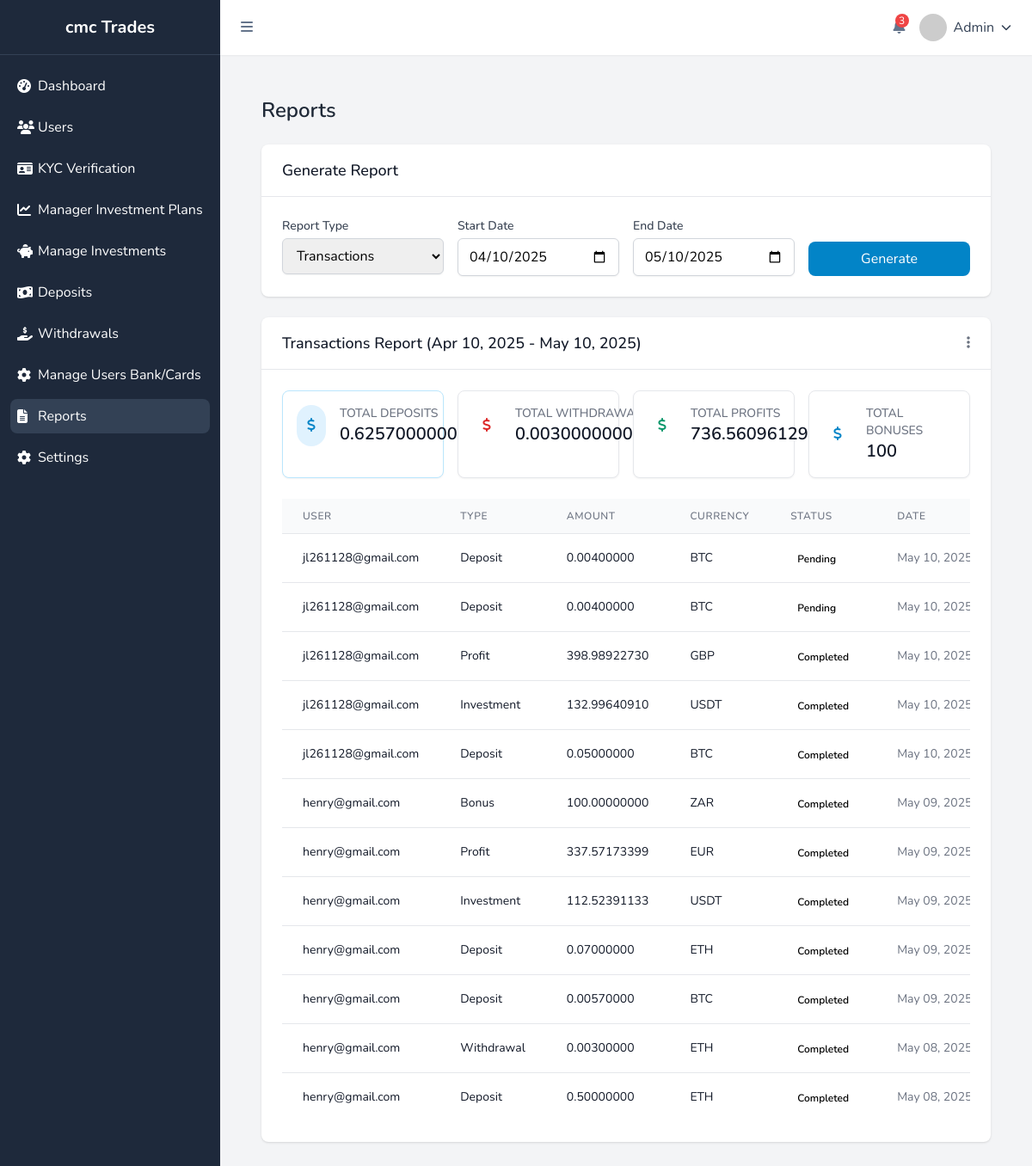
The page /admin-panel/reports/ (signed in) on the database as committed earlier.
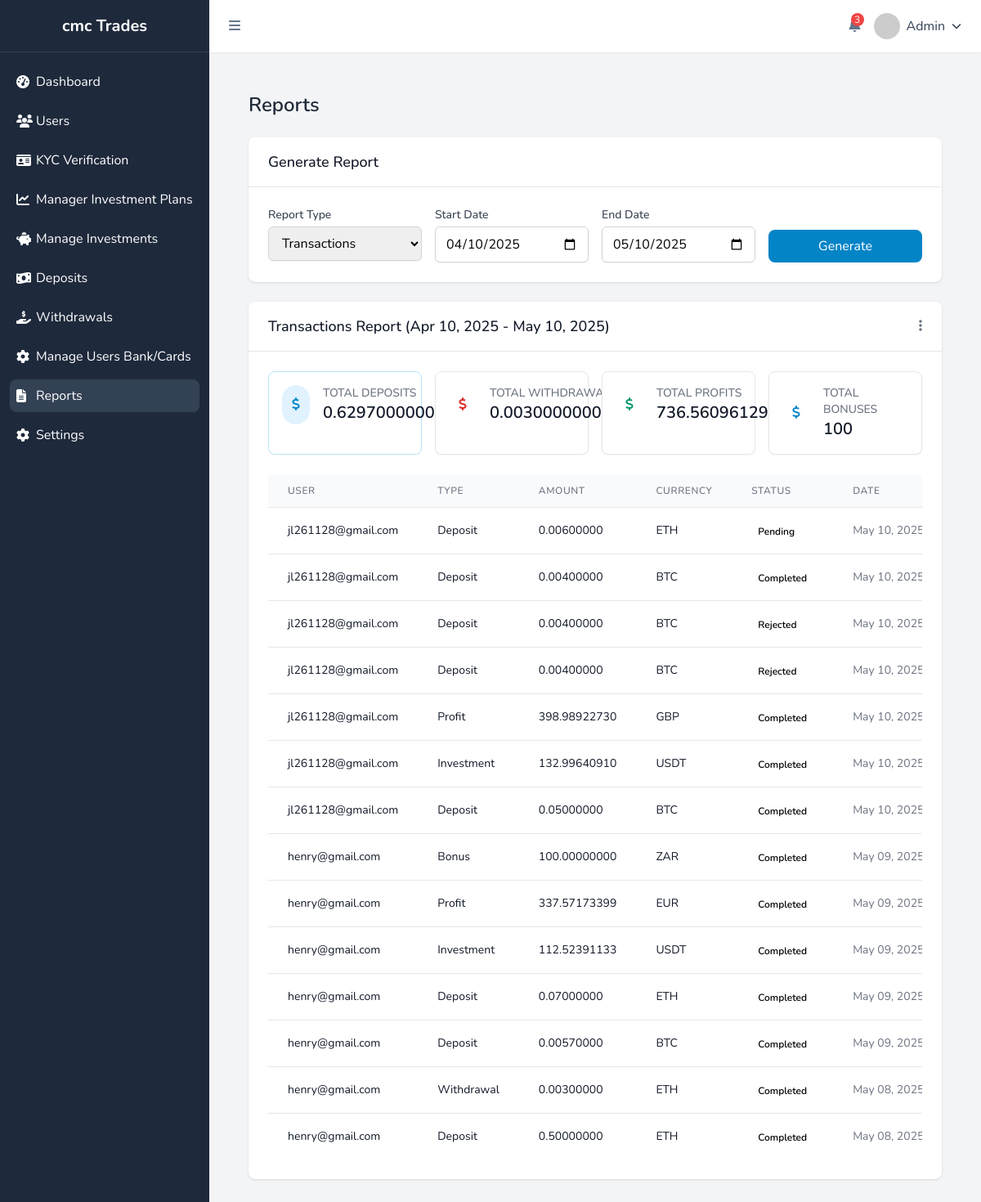
The same page on the database as committed later.
### transactions/models.py (models this page shows, shortened)
class Transaction(models.Model):
    TRANSACTION_TYPE_CHOICES = (
        ('deposit', 'Deposit'),
        ('withdrawal', 'Withdrawal'),
        ('profit', 'Profit'),
        ('bonus', 'Bonus'),
        ('investment', 'Investment'),
    )
    STATUS_CHOICES = (
        ('pending', 'Pending'),
        ('completed', 'Completed'),
        ('rejected', 'Rejected'),
    )
    CRYPTO_TYPE_CHOICES = (
        ('BTC', 'Bitcoin'),
        ('ETH', 'Ethereum'),
        ('USDT', 'Tether'),
        ('', 'None'),
    )
    user = models.ForeignKey('accounts.User', on_delete=models.CASCADE, related_name='transactions')
    transaction_type = models.CharField(max_length=20, choices=TRANSACTION_TYPE_CHOICES)
    amount = models.DecimalField(max_digits=15, decimal_places=8)
    currency = models.CharField(max_length=10)
    crypto_type = models.CharField(max_length=10, choices=CRYPTO_TYPE_CHOICES, blank=True, null=True)
    status = models.CharField(max_length=20, choices=STATUS_CHOICES, default='pending')
    screenshot = models.ImageField(upload_to='screenshots/', blank=True, null=True)
    withdrawal_details = models.TextField(blank=True, null=True)
    created_at = models.DateTimeField(auto_now_add=True)
    updated_at = models.DateTimeField(auto_now=True)

### accounts/models.py (models this page shows, shortened)
class User(AbstractUser):
    username = None
    email = models.EmailField('email address', unique=True)
    USERNAME_FIELD = 'email'
    REQUIRED_FIELDS = []
    objects = UserManager()

### admin_panel/views.py (the view, shortened to what this page needs)
# urls.py: path('reports/', views.reports, name='reports'),
@login_required
@user_passes_test(is_admin)
def reports(request):
    report_type = request.GET.get('type', 'transactions')
    start_date_str = request.GET.get('start_date')
    end_date_str = request.GET.get('end_date')
    today = timezone.now().date()
    if start_date_str:
        try:
            start_date = datetime.strptime(start_date_str, '%Y-%m-%d').date()
        except ValueError:
            start_date = today - timedelta(days=30)
    else:
        start_date = today - timedelta(days=30)
    if end_date_str:
        try:
            end_date = datetime.strptime(end_date_str, '%Y-%m-%d').date()
        except ValueError:
            end_date = today
    else:
        end_date = today
    if report_type == 'transactions':
        transactions = Transaction.objects.filter(
            created_at__date__gte=start_date,
            created_at__date__lte=end_date
        ).order_by('-created_at')
        deposits = transactions.filter(transaction_type='deposit', status='completed').aggregate(Sum('amount'))['amount__sum'] or 0
        withdrawals = transactions.filter(transaction_type='withdrawal', status='completed').aggregate(Sum('amount'))['amount__sum'] or 0
        profits = transactions.filter(transaction_type='profit', status='completed').aggregate(Sum('amount'))['amount__sum'] or 0
        bonuses = transactions.filter(transaction_type='bonus', status='completed').aggregate(Sum('amount'))['amount__sum'] or 0
        context = {
            'report_type': report_type,
            'start_date': start_date,
            'end_date': end_date,
            'transactions': transactions,
            'deposits': deposits,
            'withdrawals': withdrawals,
            'profits': profits,
            'bonuses': bonuses
        }
    else:
        context = {
            'report_type': 'invalid',
            'start_date': start_date,
            'end_date': end_date
        }
    return render(request, 'admin_panel/reports.html', context)

### admin_panel/context_processors.py (called while the page is built)
def system_settings(request):
    return {
        'system_settings': get_system_settings()
    }

### admin_panel/models.py (called while the page is built)
    @classmethod
    def get_settings(cls):
        settings, created = cls.objects.get_or_create(pk=1)
        return settings

### admin_panel/utils.py (called while the page is built)
def get_system_settings(refresh=False):
    if not refresh:
        cached_settings = cache.get(SETTINGS_CACHE_KEY)
        if cached_settings:
            return cached_settings
    try:
        settings_obj = SystemSettings.get_settings()
        settings_dict = {}
        for field in settings_obj._meta.fields:
            field_name = field.name
            if field_name not in ['id', 'created_at', 'updated_at']:
                settings_dict[field_name] = getattr(settings_obj, field_name)
        cache.set(SETTINGS_CACHE_KEY, settings_dict, SETTINGS_CACHE_TIMEOUT)
        return settings_dict
    except Exception as e:
        logger.error(f"Error retrieving system settings: {str(e)}")
        return {}

### admin_panel/views.py (called while the page is built)
def is_admin(user):
    return user.is_staff

### notifications/utils.py (called while the page is built)
def get_unread_notifications_count(user):
    return Notification.objects.filter(user=user, is_read=False).count()

### wallet/context_processors.py (called while the page is built)
def exchange_rates(request):
    return {
        'exchange_rates': get_exchange_rates()
    }

### admin_panel/templates/admin_panel/reports.html (shortened to what the changed rows need)
{% extends 'admin_panel/base.html' %}
{% load static %}
{% block content %}
<div class="p-6">
    <h1 class="text-2xl font-semibold text-gray-800 mb-6">Reports</h1>
    {% if report_type == 'transactions' %}
    <div class="bg-white shadow rounded-lg overflow-hidden mb-6">
        <div class="px-6 py-4 border-b border-gray-200 flex justify-between items-center">
            <h6 class="text-lg font-medium text-gray-900">Transactions Report ({{ start_date|date:"M d, Y" }} - {{ end_date|date:"M d, Y" }})</h6>
            <div class="relative" x-data="{ open: false }">
                <button @click="open = !open" class="text-gray-500 hover:text-gray-700">
                    <i class="fas fa-ellipsis-v"></i>
                </button>
            </div>
        </div>
        <div class="p-6">
            <div class="grid grid-cols-1 md:grid-cols-4 gap-4 mb-6">
                <div class="bg-white border border-primary-200 rounded-lg p-4 shadow-sm">
                    <div class="flex items-center">
                        <div class="flex-shrink-0 bg-primary-100 rounded-full p-3">
                            <i class="fas fa-dollar-sign text-primary-600"></i>
                        </div>
                        <div class="ml-4">
                            <div class="text-sm font-medium text-gray-500 uppercase">Total Deposits</div>
                            <div class="text-xl font-semibold text-gray-900">{{ deposits }}</div>
                        </div>
                    </div>
                </div>
                <div class="bg-white border border-danger-200 rounded-lg p-4 shadow-sm">
                    <div class="flex items-center">
                        <div class="flex-shrink-0 bg-danger-100 rounded-full p-3">
                            <i class="fas fa-dollar-sign text-danger-600"></i>
                        </div>
                        <div class="ml-4">
                            <div class="text-sm font-medium text-gray-500 uppercase">Total Withdrawals</div>
                            <div class="text-xl font-semibold text-gray-900">{{ withdrawals }}</div>
                        </div>
                    </div>
                </div>
                <div class="bg-white border border-success-200 rounded-lg p-4 shadow-sm">
                    <div class="flex items-center">
                        <div class="flex-shrink-0 bg-success-100 rounded-full p-3">
                            <i class="fas fa-dollar-sign text-success-600"></i>
                        </div>
                        <div class="ml-4">
                            <div class="text-sm font-medium text-gray-500 uppercase">Total Profits</div>
                            <div class="text-xl font-semibold text-gray-900">{{ profits }}</div>
                        </div>
                    </div>
                </div>
                <div class="bg-white border border-info-200 rounded-lg p-4 shadow-sm">
                    <div class="flex items-center">
                        <div class="flex-shrink-0 bg-info-100 rounded-full p-3">
                            <i class="fas fa-dollar-sign text-info-600"></i>
                        </div>
                        <div class="ml-4">
                            <div class="text-sm font-medium text-gray-500 uppercase">Total Bonuses</div>
                            <div class="text-xl font-semibold text-gray-900">{{ bonuses }}</div>
                        </div>
                    </div>
                </div>
            </div>
            <div class="overflow-x-auto">
                <table class="min-w-full divide-y divide-gray-200">
                    <thead class="bg-gray-50">
                        <tr>
                            <th scope="col" class="px-6 py-3 text-left text-xs font-medium text-gray-500 uppercase tracking-wider">User</th>
                            <th scope="col" class="px-6 py-3 text-left text-xs font-medium text-gray-500 uppercase tracking-wider">Type</th>
                            <th scope="col" class="px-6 py-3 text-left text-xs font-medium text-gray-500 uppercase tracking-wider">Amount</th>
                            <th scope="col" class="px-6 py-3 text-left text-xs font-medium text-gray-500 uppercase tracking-wider">Currency</th>
                            <th scope="col" class="px-6 py-3 text-left text-xs font-medium text-gray-500 uppercase tracking-wider">Status</th>
                            <th scope="col" class="px-6 py-3 text-left text-xs font-medium text-gray-500 uppercase tracking-wider">Date</th>
                        </tr>
                    </thead>
                    <tbody class="bg-white divide-y divide-gray-200">
                        {% for transaction in transactions %}
                        <tr>
                            <td class="px-6 py-4 whitespace-nowrap text-sm text-gray-900">
                                {{ transaction.user.email }}
                            </td>
                            <td class="px-6 py-4 whitespace-nowrap text-sm text-gray-900">
                                {{ transaction.get_transaction_type_display }}
                            </td>
                            <td class="px-6 py-4 whitespace-nowrap text-sm text-gray-900">
                                {{ transaction.amount }}
                            </td>
                            <td class="px-6 py-4 whitespace-nowrap text-sm text-gray-900">
                                {{ transaction.currency }}
                            </td>
                            <td class="px-6 py-4 whitespace-nowrap">
                                {% if transaction.status == 'completed' %}
                                <span class="px-2 inline-flex text-xs leading-5 font-semibold rounded-full bg-success-100 text-success-800">Completed</span>
                                {% elif transaction.status == 'pending' %}
                                <span class="px-2 inline-flex text-xs leading-5 font-semibold rounded-full bg-warning-100 text-warning-800">Pending</span>
                                {% else %}
                                <span class="px-2 inline-flex text-xs leading-5 font-semibold rounded-full bg-danger-100 text-danger-800">Rejected</span>
                                {% endif %}
                            </td>
                            <td class="px-6 py-4 whitespace-nowrap text-sm text-gray-500">
                                {{ transaction.created_at|date:"M d, Y H:i" }}
                            </td>
                        </tr>
                        {% empty %}
                        <tr>
                            <td colspan="6" class="px-6 py-4 whitespace-nowrap text-sm text-gray-500 text-center">
                                No transactions found in the selected date range
                            </td>
                        </tr>
                        {% endfor %}
                    </tbody>
                </table>
            </div>
        </div>
    </div>
    {% endif %}
</div>
{% endblock %}

Rows that differ between the two databases and show on the page:
added Transaction: status "Pending"
added Transaction: status "Completed"
changed Transaction (number 3 of 14 on the later page): status "Pending" → "Rejected"
changed Transaction (number 4 of 14 on the later page): status "Pending" → "Rejected"
Other text that changed with them:
{{ deposits }}: "0.625700000000000" → "0.629700000000000"
